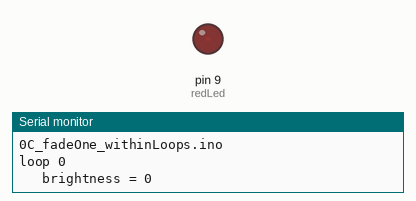
Recording of a sketch running on a simulated Arduino Uno, built with avr-gcc and run on an emulated ATmega328P. Parts: output pins drawn as LEDs (lit = HIGH), the last lines printed to the serial monitor.

Above: at 0.05 s.
At 0.35 s:
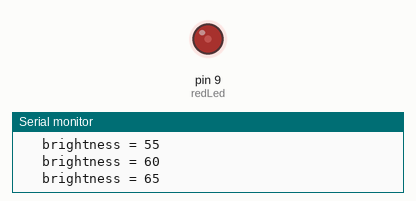
At 0.65 s:
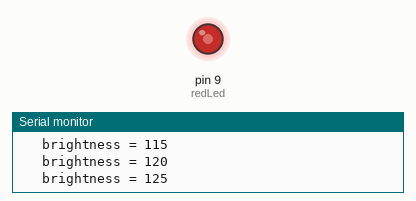
At 1.3 s:
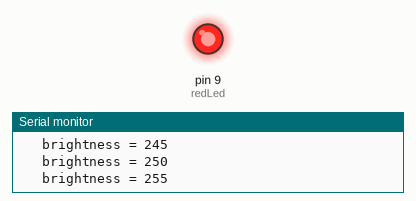
Timing chart, 0 to 3.0 s (numbered marks = the images above):
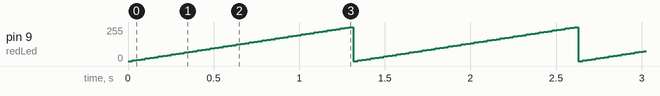

The sketch:

0C_fadeOne_withinLoops.ino
```cpp
// RGB fade, BLUE only
// led STATEs change WITHIN loops
// each fade is within a FOR..NEXT loop


/* state pattern - within loops

LOOP-1                        LOOP-2                        LOOP-3 ...

Sequence_1 (FOR..loop)        Sequence_1                    Sequence_1
  redLed    fade up             redLed    fade up             redLed    fade up
  ms        255*25              ms        255*25              ms        255*25

*/

// led PINs
int redLed = 9;


// utility variables
int loopCounter = 0;

// fade variables

void setup() {
  // put your setup code here, to run once:
  // set pinModes
  pinMode(redLed, OUTPUT);

  // start serial
  Serial.begin(9600);
  Serial.println(__FILE__);
}

void loop() {

  // put your main code here, to run repeatedly:
  Serial.print("loop ");
  Serial.println(loopCounter);

  //  *** pattern ***

  // fade red up

  // FOR..LOOP variables
  int START = 0;
  int STOP  = 255;
  int STEP  = 5;

  for(int brightness = START; brightness <= STOP; brightness += STEP){
    analogWrite(redLed, brightness);
      Serial.print("   brightness = ");
      Serial.println(brightness);
    delay(25);  // play with this
  }

  // ***********   increment loop counter    *****************
  // loopCounter is just a way to clearly see how the code is flowing
  // you don't *NEED* it in your programs
  loopCounter++;

}
```

Measured:
- by itself, pin 9 (redLed): ramps from 0/255 to 255/255 and jumps back, once every 1.3 s
